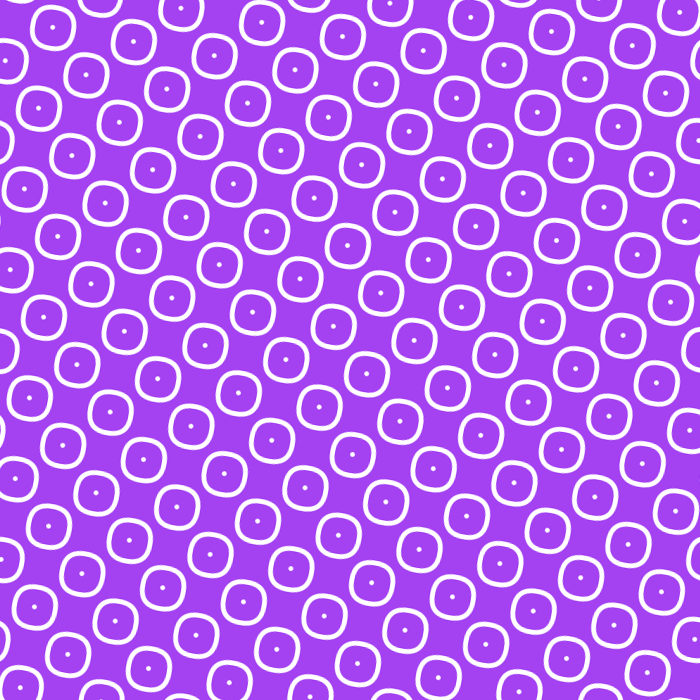
Frame 1 (no input)
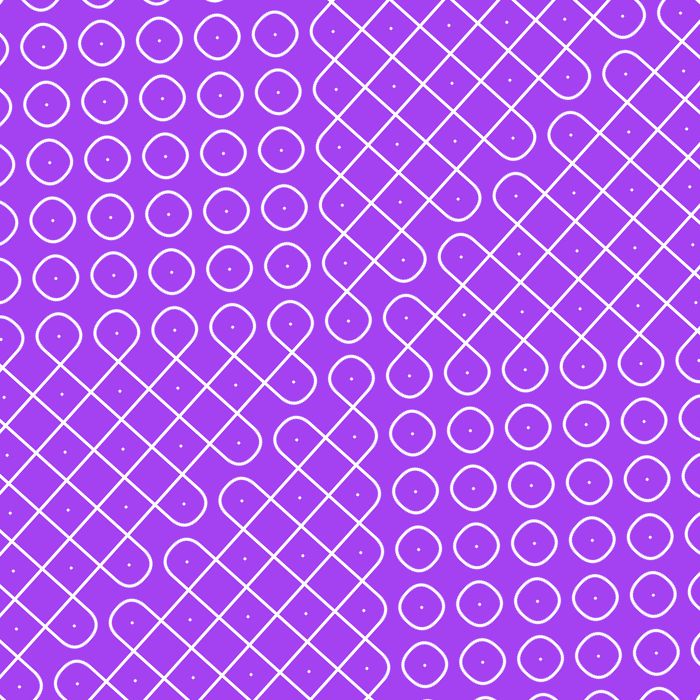
Frame 60 (the mouse pressed at the canvas centre just before this capture)
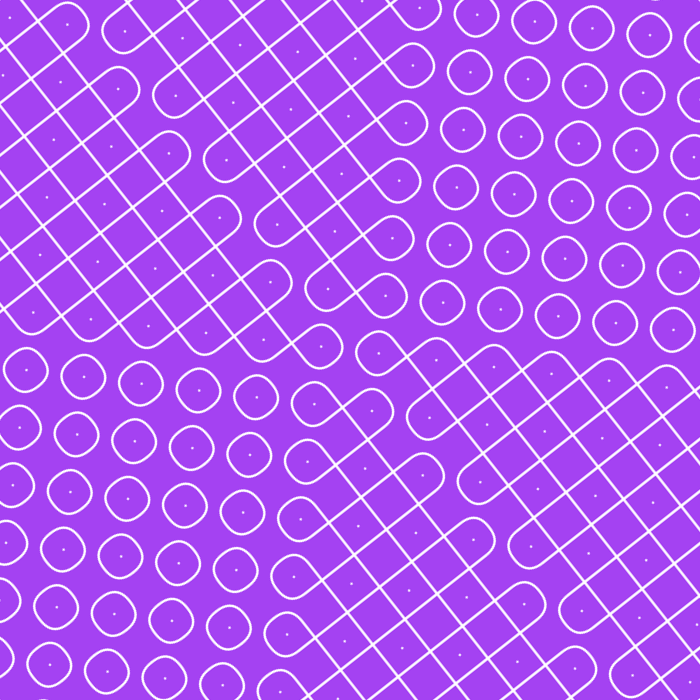
Frame 120 (the mouse held since frame 60 and released just before this capture)

The Processing sketch that drew these frames (run headless with seeded random() and noise(); from frame 60 on, the mouse is pressed at the canvas centre):

// Processing sketch: Sketch_05
// ── Sketch_05.pde
int tsize = 41, 
    margin = 5, 
    tnumber = 90; 

int[][] link, 
        nlink; 

float idx;

PGraphics pg;
color bgcolor;  

void setup() {
  size(700, 700);  
  bgcolor = color(random(255), random(255), random(255));
  
  pg = createGraphics(tsize*tnumber + 2*margin, tsize*tnumber + 2*margin);
  
  link = new int[tnumber + 1][tnumber + 1];
  nlink = new int[tnumber + 1][tnumber + 1]; 
  
  for (int i = 0; i < link.length; i++)  {
    for (int j = 0; j < link[0].length; j++)  {
      link[i][j] = nlink[i][j] = 1;
    }
  }
  
  configTile();
  
  background(bgcolor);
}

void draw() {
 
  if (idx <= 1)  drawTile();  
  translate(width/2, height/2);
  rotate(random(360));  

  imageMode(CENTER);
  image(pg, 0, 0);  
 
}

void configTile() {
  
  idx = 0; 
  
  for (int i = 0; i < link.length; i++) {
    for (int j = 0; j < link[0].length; j++) {
      link[i][j] = nlink[i][j];
    }
  }
  

  float limit = random(4,7);
  
  for (int i = 0; i < nlink.length; i++) {
    for (int j = i; j < nlink[0].length/2; j++) {
      
      int l = 0;      
      if (random(1) > limit)  l = 8;
     
      nlink[j][i] = l;  
      nlink[nlink[0].length - j - 1][i]  = l; 
   
      nlink[j][nlink.length - 1 - i] = l; 
      nlink[nlink[0].length - 1 - j][nlink.length - 1 - i] = l; 
    }
  }

}
  

void drawTile() {
  pg.beginDraw();
  
  pg.background(bgcolor);
  pg.noFill();
  pg.stroke(255);
  pg.strokeWeight(random(2,5));
  
  for (int i = 0; i < tnumber; i++) {
    for (int j = 0; j < tnumber; j++) {
      if ((i+j)%2 == 0) {
        
        float top_left = tsize/2 * lerp(link[i][j], nlink[i][j], idx);
        float top_right = tsize/2 * lerp(link[i + 1][j], nlink[i + 1][j], idx);
        float bottom_right = tsize/2 * lerp(link[i + 1][j + 1], nlink[i + 1][j + 1], idx);
        float bottom_left = tsize/2 * lerp(link[i][j + 1], nlink[i][j + 1], idx);
        
        pg.rect(i*tsize + margin, j*tsize + margin, tsize, tsize, top_left, top_right, bottom_right, bottom_left);          
        pg.point(i*tsize + tsize/2 + margin, j*tsize+tsize/2 + margin);
        
      }
    }
  }

  pg.endDraw();
  
  idx += 0.02;
  idx = constrain(idx, 0, 1);
}
